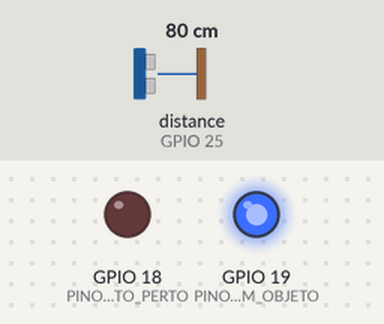
The sketch below on a simulated ESP32. On the bench: output pins drawn as LEDs (lit = HIGH). Wiring (from diagram.json): ultrasonic range finder: trigger GPIO 26; echo GPIO 25. The test bench sets the inputs (shaded band); at power-on: distance to the obstacle (sensor on GPIO 25) 80 cm. The echo pulse lasts 58.3 µs per cm; pins used as bus, display or sensor lines are not drawn.

Above: at 1.2 s.
1.3 s: distance to the obstacle (sensor on GPIO 25) set to 12 cm
2.8 s: distance to the obstacle (sensor on GPIO 25) set to 9 cm
At 3.6 s:
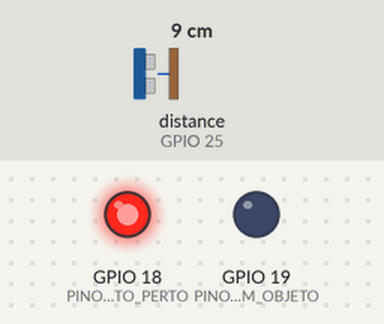
4.3 s: distance to the obstacle (sensor on GPIO 25) set to 18 cm
At 5.2 s:
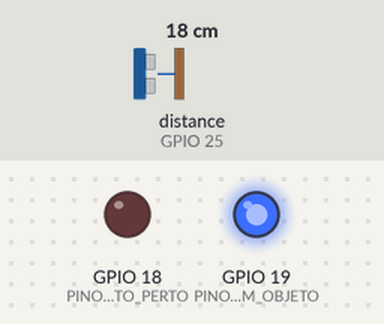
6.3 s: distance to the obstacle (sensor on GPIO 25) set to 2 cm
At 7.5 s:
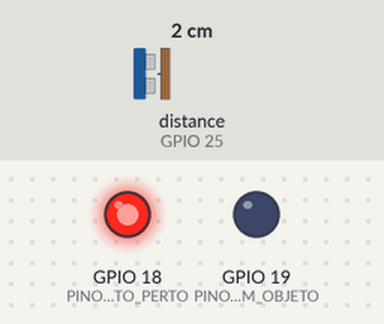
Timing chart, 0 to 8.8 s (numbered marks = the images above; inputs shaded):
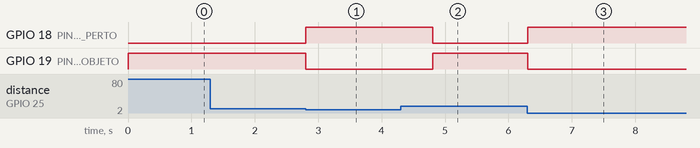

Measured:
- the behaviour switches between 11 and 10 cm on distance to the obstacle (sensor on GPIO 25) (found by bisection; images 0 and 1)
- after the input at 1.3 s, every drawn part: stays the same
- after the input at 2.8 s, GPIO 18 (PINO_LED_OBJETO_PERTO): LOW → HIGH at once; GPIO 19 (PINO_LED_SEM_OBJETO): HIGH → LOW at once
- after the input at 4.3 s, GPIO 18 (PINO_LED_OBJETO_PERTO): HIGH → LOW after 0.50 s; GPIO 19 (PINO_LED_SEM_OBJETO): LOW → HIGH after 0.50 s
- after the input at 6.3 s, GPIO 18 (PINO_LED_OBJETO_PERTO): LOW → HIGH at once; GPIO 19 (PINO_LED_SEM_OBJETO): HIGH → LOW at once

The sketch:

sketch.ino
```cpp
const int PINO_TRIGGER = 26;
const int PINO_ECHO = 25;
const int PINO_LED_OBJETO_PERTO = 18;
const int PINO_LED_SEM_OBJETO = 19;

void setup() {
  pinMode(PINO_TRIGGER, OUTPUT);
  pinMode(PINO_ECHO, INPUT);
  pinMode(PINO_LED_OBJETO_PERTO, OUTPUT);
  pinMode(PINO_LED_SEM_OBJETO, OUTPUT);


  digitalWrite(PINO_TRIGGER, LOW);
}

void loop() {

  digitalWrite(PINO_TRIGGER, LOW);
  delayMicroseconds(2);
  digitalWrite(PINO_TRIGGER, HIGH);
  delayMicroseconds(10);
  digitalWrite(PINO_TRIGGER, LOW);

  long duracao = pulseIn(PINO_ECHO, HIGH, 30000);

  float distancia = (duracao /2.0) * 0.0343;

  if(distancia > 0 && distancia <= 10){
    digitalWrite(PINO_LED_OBJETO_PERTO, HIGH);
    digitalWrite(PINO_LED_SEM_OBJETO, LOW);
    delay(1000);
  }else{
    digitalWrite(PINO_LED_OBJETO_PERTO, LOW);
    digitalWrite(PINO_LED_SEM_OBJETO, HIGH);
  }
}
```
